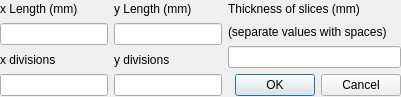
<?xml version="1.0" encoding="UTF-8"?>
<ui version="4.0">
 <class>Dialog</class>
 <widget class="QDialog" name="Dialog">
  <property name="geometry">
   <rect>
    <x>0</x>
    <y>0</y>
    <width>401</width>
    <height>97</height>
   </rect>
  </property>
  <property name="windowTitle">
   <string>Dialog</string>
  </property>
  <widget class="QWidget" name="layoutWidget">
   <property name="geometry">
    <rect>
     <x>0</x>
     <y>0</y>
     <width>401</width>
     <height>96</height>
    </rect>
   </property>
   <layout class="QHBoxLayout" name="horizontalLayout_3">
    <item>
     <layout class="QVBoxLayout" name="verticalLayout_5">
      <item>
       <layout class="QHBoxLayout" name="horizontalLayout">
        <item>
         <layout class="QVBoxLayout" name="verticalLayout">
          <item>
           <widget class="QLabel" name="label">
            <property name="text">
             <string>x Length (mm)</string>
            </property>
           </widget>
          </item>
          <item>
           <widget class="QLineEdit" name="reg_xlength"/>
          </item>
         </layout>
        </item>
        <item>
         <layout class="QVBoxLayout" name="verticalLayout_2">
          <item>
           <widget class="QLabel" name="label_2">
            <property name="text">
             <string>y Length (mm)</string>
            </property>
           </widget>
          </item>
          <item>
           <widget class="QLineEdit" name="reg_ylength"/>
          </item>
         </layout>
        </item>
       </layout>
      </item>
      <item>
       <layout class="QHBoxLayout" name="horizontalLayout_2">
        <item>
         <layout class="QVBoxLayout" name="verticalLayout_3">
          <item>
           <widget class="QLabel" name="label_4">
            <property name="text">
             <string>x divisions</string>
            </property>
           </widget>
          </item>
          <item>
           <widget class="QLineEdit" name="reg_xdivisions"/>
          </item>
         </layout>
        </item>
        <item>
         <layout class="QVBoxLayout" name="verticalLayout_4">
          <item>
           <widget class="QLabel" name="label_3">
            <property name="text">
             <string>y divisions</string>
            </property>
           </widget>
          </item>
          <item>
           <widget class="QLineEdit" name="reg_ydivisions"/>
          </item>
         </layout>
        </item>
       </layout>
      </item>
     </layout>
    </item>
    <item>
     <layout class="QVBoxLayout" name="verticalLayout_10">
      <item>
       <layout class="QVBoxLayout" name="verticalLayout_9">
        <item>
         <widget class="QLabel" name="label_6">
          <property name="text">
           <string>Thickness of slices (mm)</string>
          </property>
          <property name="wordWrap">
           <bool>true</bool>
          </property>
         </widget>
        </item>
        <item>
         <widget class="QLabel" name="label_8">
          <property name="text">
           <string>(separate values with spaces)</string>
          </property>
         </widget>
        </item>
        <item>
         <widget class="QLineEdit" name="reg_thickness"/>
        </item>
       </layout>
      </item>
      <item>
       <widget class="QDialogButtonBox" name="buttonBox">
        <property name="orientation">
         <enum>Qt::Horizontal</enum>
        </property>
        <property name="standardButtons">
         <set>QDialogButtonBox::Cancel|QDialogButtonBox::Ok</set>
        </property>
       </widget>
      </item>
     </layout>
    </item>
   </layout>
  </widget>
 </widget>
 <tabstops>
  <tabstop>reg_xlength</tabstop>
  <tabstop>reg_ylength</tabstop>
  <tabstop>reg_xdivisions</tabstop>
  <tabstop>reg_ydivisions</tabstop>
  <tabstop>reg_thickness</tabstop>
  <tabstop>buttonBox</tabstop>
 </tabstops>
 <resources/>
 <connections>
  <connection>
   <sender>buttonBox</sender>
   <signal>accepted()</signal>
   <receiver>Dialog</receiver>
   <slot>accept()</slot>
   <hints>
    <hint type="sourcelabel">
     <x>248</x>
     <y>254</y>
    </hint>
    <hint type="destinationlabel">
     <x>157</x>
     <y>130</y>
    </hint>
   </hints>
  </connection>
  <connection>
   <sender>buttonBox</sender>
   <signal>rejected()</signal>
   <receiver>Dialog</receiver>
   <slot>reject()</slot>
   <hints>
    <hint type="sourcelabel">
     <x>316</x>
     <y>260</y>
    </hint>
    <hint type="destinationlabel">
     <x>286</x>
     <y>130</y>
    </hint>
   </hints>
  </connection>
 </connections>
</ui>
